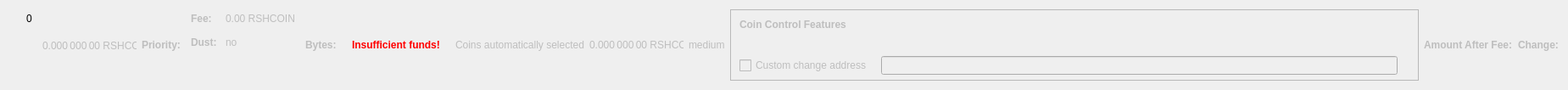
    <widget class="QWidget" name="dummyHideWidget" native="true">
     <property name="maximumSize">
      <size>
       <width>100</width>
       <height>22</height>
      </size>
     </property>
     <layout class="QHBoxLayout" name="dummyHideLayout">
      <item>
       <layout class="QFormLayout" name="formLayoutCoinControl1">
        <property name="horizontalSpacing">
         <number>10</number>
        </property>
        <property name="verticalSpacing">
         <number>14</number>
        </property>
        <property name="leftMargin">
         <number>10</number>
        </property>
        <property name="topMargin">
         <number>4</number>
        </property>
        <property name="rightMargin">
         <number>6</number>
        </property>
        <item row="0" column="1">
         <widget class="QLabel" name="labelCoinControlBytes">
          <property name="cursor">
           <cursorShape>IBeamCursor</cursorShape>
          </property>
          <property name="contextMenuPolicy">
           <enum>Qt::ActionsContextMenu</enum>
          </property>
          <property name="text">
           <string notr="true">0</string>
          </property>
          <property name="textInteractionFlags">
           <set>Qt::LinksAccessibleByMouse|Qt::TextSelectableByKeyboard|Qt::TextSelectableByMouse</set>
          </property>
         </widget>
        </item>
       </layout>
      </item>
      <item>
       <widget class="QLabel" name="labelCoinControlAfterFee">
        <property name="enabled">
         <bool>false</bool>
        </property>
        <property name="sizePolicy">
         <sizepolicy hsizetype="Fixed" vsizetype="Fixed">
          <horstretch>0</horstretch>
          <verstretch>0</verstretch>
         </sizepolicy>
        </property>
        <property name="minimumSize">
         <size>
          <width>111</width>
          <height>12</height>
         </size>
        </property>
        <property name="maximumSize">
         <size>
          <width>111</width>
          <height>12</height>
         </size>
        </property>
        <property name="cursor">
         <cursorShape>IBeamCursor</cursorShape>
        </property>
        <property name="contextMenuPolicy">
         <enum>Qt::ActionsContextMenu</enum>
        </property>
        <property name="text">
         <string notr="true">0.000 000 00 RSHCOIN</string>
        </property>
        <property name="textInteractionFlags">
         <set>Qt::LinksAccessibleByMouse|Qt::TextSelectableByKeyboard|Qt::TextSelectableByMouse</set>
        </property>
       </widget>
      </item>
      <item>
       <widget class="QLabel" name="labelCoinControlPriorityText">
        <property name="enabled">
         <bool>false</bool>
        </property>
        <property name="font">
         <font>
          <weight>75</weight>
          <bold>true</bold>
         </font>
        </property>
        <property name="text">
         <string>Priority:</string>
        </property>
       </widget>
      </item>
      <item>
       <layout class="QHBoxLayout" name="horizontalLayout"/>
      </item>
      <item>
       <layout class="QFormLayout" name="formLayoutCoinControl3">
        <property name="horizontalSpacing">
         <number>10</number>
        </property>
        <property name="verticalSpacing">
         <number>14</number>
        </property>
        <property name="leftMargin">
         <number>6</number>
        </property>
        <property name="topMargin">
         <number>4</number>
        </property>
        <property name="rightMargin">
         <number>6</number>
        </property>
        <item row="0" column="0">
         <widget class="QLabel" name="labelCoinControlFeeText">
          <property name="enabled">
           <bool>false</bool>
          </property>
          <property name="font">
           <font>
            <weight>75</weight>
            <bold>true</bold>
           </font>
          </property>
          <property name="text">
           <string>Fee:</string>
          </property>
          <property name="margin">
           <number>0</number>
          </property>
         </widget>
        </item>
        <item row="0" column="1">
         <widget class="QLabel" name="labelCoinControlFee">
          <property name="enabled">
           <bool>false</bool>
          </property>
          <property name="cursor">
           <cursorShape>IBeamCursor</cursorShape>
          </property>
          <property name="contextMenuPolicy">
           <enum>Qt::ActionsContextMenu</enum>
          </property>
          <property name="text">
           <string notr="true">0.00 RSHCOIN</string>
          </property>
          <property name="textInteractionFlags">
           <set>Qt::LinksAccessibleByMouse|Qt::TextSelectableByKeyboard|Qt::TextSelectableByMouse</set>
          </property>
         </widget>
        </item>
        <item row="1" column="0">
         <widget class="QLabel" name="labelCoinControlLowOutputText">
          <property name="enabled">
           <bool>false</bool>
          </property>
          <property name="font">
           <font>
            <weight>75</weight>
            <bold>true</bold>
           </font>
          </property>
          <property name="text">
           <string>Dust:</string>
          </property>
         </widget>
        </item>
        <item row="1" column="1">
         <widget class="QLabel" name="labelCoinControlLowOutput">
          <property name="enabled">
           <bool>false</bool>
          </property>
          <property name="cursor">
           <cursorShape>IBeamCursor</cursorShape>
          </property>
          <property name="contextMenuPolicy">
           <enum>Qt::ActionsContextMenu</enum>
          </property>
          <property name="text">
           <string>no</string>
          </property>
          <property name="textInteractionFlags">
           <set>Qt::LinksAccessibleByMouse|Qt::TextSelectableByKeyboard|Qt::TextSelectableByMouse</set>
          </property>
         </widget>
        </item>
       </layout>
      </item>
      <item>
       <widget class="QLabel" name="labelCoinControlBytesText">
        <property name="enabled">
         <bool>false</bool>
        </property>
        <property name="font">
         <font>
          <weight>75</weight>
          <bold>true</bold>
         </font>
        </property>
        <property name="text">
         <string>Bytes:</string>
        </property>
       </widget>
      </item>
      <item>
       <layout class="QFormLayout" name="formLayoutCoinControl2">
        <property name="horizontalSpacing">
         <number>10</number>
        </property>
        <property name="verticalSpacing">
         <number>14</number>
        </property>
        <property name="leftMargin">
         <number>6</number>
        </property>
        <property name="topMargin">
         <number>4</number>
        </property>
        <property name="rightMargin">
         <number>6</number>
        </property>
       </layout>
      </item>
      <item>
       <layout class="QHBoxLayout" name="horizontalLayoutCoinControl2">
        <property name="spacing">
         <number>8</number>
        </property>
        <property name="bottomMargin">
         <number>10</number>
        </property>
       </layout>
      </item>
      <item>
       <widget class="QLabel" name="labelCoinControlInsuffFunds">
        <property name="enabled">
         <bool>false</bool>
        </property>
        <property name="minimumSize">
         <size>
          <width>0</width>
          <height>0</height>
         </size>
        </property>
        <property name="font">
         <font>
          <weight>75</weight>
          <bold>true</bold>
         </font>
        </property>
        <property name="styleSheet">
         <string notr="true">color:red;font-weight:bold;</string>
        </property>
        <property name="text">
         <string>Insufficient funds!</string>
        </property>
        <property name="margin">
         <number>5</number>
        </property>
       </widget>
      </item>
      <item>
       <layout class="QFormLayout" name="formLayoutCoinControl4">
        <property name="horizontalSpacing">
         <number>10</number>
        </property>
        <property name="verticalSpacing">
         <number>14</number>
        </property>
        <property name="leftMargin">
         <number>6</number>
        </property>
        <property name="topMargin">
         <number>4</number>
        </property>
        <property name="rightMargin">
         <number>6</number>
        </property>
       </layout>
      </item>
      <item>
       <widget class="QLabel" name="labelCoinControlAutomaticallySelected">
        <property name="enabled">
         <bool>false</bool>
        </property>
        <property name="sizePolicy">
         <sizepolicy hsizetype="Fixed" vsizetype="Fixed">
          <horstretch>0</horstretch>
          <verstretch>0</verstretch>
         </sizepolicy>
        </property>
        <property name="minimumSize">
         <size>
          <width>0</width>
          <height>0</height>
         </size>
        </property>
        <property name="maximumSize">
         <size>
          <width>240</width>
          <height>16777215</height>
         </size>
        </property>
        <property name="text">
         <string>Coins automatically selected</string>
        </property>
        <property name="margin">
         <number>5</number>
        </property>
       </widget>
      </item>
      <item>
       <widget class="QLabel" name="labelCoinControlChange">
        <property name="enabled">
         <bool>false</bool>
        </property>
        <property name="sizePolicy">
         <sizepolicy hsizetype="Fixed" vsizetype="Fixed">
          <horstretch>0</horstretch>
          <verstretch>0</verstretch>
         </sizepolicy>
        </property>
        <property name="minimumSize">
         <size>
          <width>111</width>
          <height>0</height>
         </size>
        </property>
        <property name="maximumSize">
         <size>
          <width>111</width>
          <height>16777215</height>
         </size>
        </property>
        <property name="cursor">
         <cursorShape>IBeamCursor</cursorShape>
        </property>
        <property name="contextMenuPolicy">
         <enum>Qt::ActionsContextMenu</enum>
        </property>
        <property name="text">
         <string notr="true">0.000 000 00 RSHCOIN</string>
        </property>
        <property name="textInteractionFlags">
         <set>Qt::LinksAccessibleByMouse|Qt::TextSelectableByKeyboard|Qt::TextSelectableByMouse</set>
        </property>
       </widget>
      </item>
      <item>
       <widget class="QLabel" name="labelCoinControlPriority">
        <property name="enabled">
         <bool>false</bool>
        </property>
        <property name="cursor">
         <cursorShape>IBeamCursor</cursorShape>
        </property>
        <property name="contextMenuPolicy">
         <enum>Qt::ActionsContextMenu</enum>
        </property>
        <property name="text">
         <string>medium</string>
        </property>
        <property name="textInteractionFlags">
         <set>Qt::LinksAccessibleByMouse|Qt::TextSelectableByKeyboard|Qt::TextSelectableByMouse</set>
        </property>
       </widget>
      </item>
      <item>
       <widget class="QFrame" name="frameCoinControl">
        <property name="sizePolicy">
         <sizepolicy hsizetype="Expanding" vsizetype="Expanding">
          <horstretch>0</horstretch>
          <verstretch>0</verstretch>
         </sizepolicy>
        </property>
        <property name="maximumSize">
         <size>
          <width>16777215</width>
          <height>16777215</height>
         </size>
        </property>
        <property name="frameShape">
         <enum>QFrame::StyledPanel</enum>
        </property>
        <property name="frameShadow">
         <enum>QFrame::Sunken</enum>
        </property>
        <layout class="QVBoxLayout" name="verticalLayoutCoinControl2_2">
         <property name="spacing">
          <number>0</number>
         </property>
         <property name="leftMargin">
          <number>0</number>
         </property>
         <property name="topMargin">
          <number>0</number>
         </property>
         <property name="rightMargin">
          <number>0</number>
         </property>
         <property name="bottomMargin">
          <number>6</number>
         </property>
         <item>
          <layout class="QVBoxLayout" name="verticalLayoutCoinControl" stretch="0,0,0,1">
           <property name="spacing">
            <number>0</number>
           </property>
           <property name="leftMargin">
            <number>10</number>
           </property>
           <property name="topMargin">
            <number>10</number>
           </property>
           <item>
            <layout class="QHBoxLayout" name="horizontalLayoutCoinControl1">
             <property name="bottomMargin">
              <number>15</number>
             </property>
             <item>
              <widget class="QLabel" name="labelCoinControlFeatures">
               <property name="enabled">
                <bool>false</bool>
               </property>
               <property name="sizePolicy">
                <sizepolicy hsizetype="Preferred" vsizetype="Maximum">
                 <horstretch>0</horstretch>
                 <verstretch>0</verstretch>
                </sizepolicy>
               </property>
               <property name="font">
                <font>
                 <weight>75</weight>
                 <bold>true</bold>
                </font>
               </property>
               <property name="styleSheet">
                <string notr="true">font-weight:bold;</string>
               </property>
               <property name="text">
                <string>Coin Control Features</string>
               </property>
              </widget>
             </item>
            </layout>
           </item>
           <item>
            <widget class="QWidget" name="widgetCoinControl" native="true">
             <property name="sizePolicy">
              <sizepolicy hsizetype="Preferred" vsizetype="Preferred">
               <horstretch>0</horstretch>
               <verstretch>0</verstretch>
              </sizepolicy>
             </property>
             <property name="minimumSize">
              <size>
               <width>0</width>
               <height>0</height>
              </size>
             </property>
             <property name="styleSheet">
              <string notr="true"/>
             </property>
             <layout class="QHBoxLayout" name="horizontalLayoutCoinControl5_2">
              <property name="leftMargin">
               <number>0</number>
              </property>
              <property name="topMargin">
               <number>0</number>
              </property>
              <property name="rightMargin">
               <number>0</number>
              </property>
              <property name="bottomMargin">
               <number>0</number>
              </property>
              <item>
               <layout class="QHBoxLayout" name="horizontalLayoutCoinControl3">
                <property name="spacing">
                 <number>20</number>
                </property>
                <property name="topMargin">
                 <number>0</number>
                </property>
                <property name="bottomMargin">
                 <number>10</number>
                </property>
               </layout>
              </item>
             </layout>
            </widget>
           </item>
           <item>
            <layout class="QHBoxLayout" name="horizontalLayoutCoinControl4" stretch="0,0,0">
             <property name="spacing">
              <number>12</number>
             </property>
             <property name="sizeConstraint">
              <enum>QLayout::SetDefaultConstraint</enum>
             </property>
             <property name="topMargin">
              <number>5</number>
             </property>
             <property name="rightMargin">
              <number>5</number>
             </property>
             <item>
              <widget class="QCheckBox" name="checkBoxCoinControlChange">
               <property name="enabled">
                <bool>false</bool>
               </property>
               <property name="toolTip">
                <string>If this is activated, but the change address is empty or invalid, change will be sent to a newly generated address.</string>
               </property>
               <property name="text">
                <string>Custom change address</string>
               </property>
              </widget>
             </item>
             <item>
              <widget class="QValidatedLineEdit" name="lineEditCoinControlChange">
               <property name="enabled">
                <bool>false</bool>
               </property>
               <property name="sizePolicy">
                <sizepolicy hsizetype="Expanding" vsizetype="Fixed">
                 <horstretch>0</horstretch>
                 <verstretch>0</verstretch>
                </sizepolicy>
               </property>
              </widget>
             </item>
             <item>
              <widget class="QLabel" name="labelCoinControlChangeLabel_2">
               <property name="sizePolicy">
                <sizepolicy hsizetype="Preferred" vsizetype="Expanding">
                 <horstretch>0</horstretch>
                 <verstretch>0</verstretch>
                </sizepolicy>
               </property>
               <property name="minimumSize">
                <size>
                 <width>0</width>
                 <height>0</height>
                </size>
               </property>
               <property name="text">
                <string/>
               </property>
               <property name="margin">
                <number>3</number>
               </property>
              </widget>
             </item>
            </layout>
           </item>
           <item>
            <spacer name="verticalSpacerCoinControl">
             <property name="orientation">
              <enum>Qt::Vertical</enum>
             </property>
             <property name="sizeHint" stdset="0">
              <size>
               <width>800</width>
               <height>1</height>
              </size>
             </property>
            </spacer>
           </item>
          </layout>
         </item>
        </layout>
       </widget>
      </item>
      <item>
       <widget class="QLabel" name="labelCoinControlAfterFeeText">
        <property name="enabled">
         <bool>false</bool>
        </property>
        <property name="minimumSize">
         <size>
          <width>0</width>
          <height>0</height>
         </size>
        </property>
        <property name="maximumSize">
         <size>
          <width>16777215</width>
          <height>16777215</height>
         </size>
        </property>
        <property name="font">
         <font>
          <weight>75</weight>
          <bold>true</bold>
         </font>
        </property>
        <property name="text">
         <string>Amount After Fee:</string>
        </property>
        <property name="alignment">
         <set>Qt::AlignLeading|Qt::AlignLeft|Qt::AlignVCenter</set>
        </property>
        <property name="margin">
         <number>0</number>
        </property>
       </widget>
      </item>
      <item>
       <widget class="QLabel" name="labelCoinControlChangeText">
        <property name="enabled">
         <bool>false</bool>
        </property>
        <property name="sizePolicy">
         <sizepolicy hsizetype="Preferred" vsizetype="Preferred">
          <horstretch>0</horstretch>
          <verstretch>0</verstretch>
         </sizepolicy>
        </property>
        <property name="minimumSize">
         <size>
          <width>0</width>
          <height>0</height>
         </size>
        </property>
        <property name="maximumSize">
         <size>
          <width>16777215</width>
          <height>16777215</height>
         </size>
        </property>
        <property name="font">
         <font>
          <weight>75</weight>
          <bold>true</bold>
         </font>
        </property>
        <property name="text">
         <string>Change:</string>
        </property>
        <property name="alignment">
         <set>Qt::AlignLeading|Qt::AlignLeft|Qt::AlignVCenter</set>
        </property>
       </widget>
      </item>
     </layout>
    </widget>
